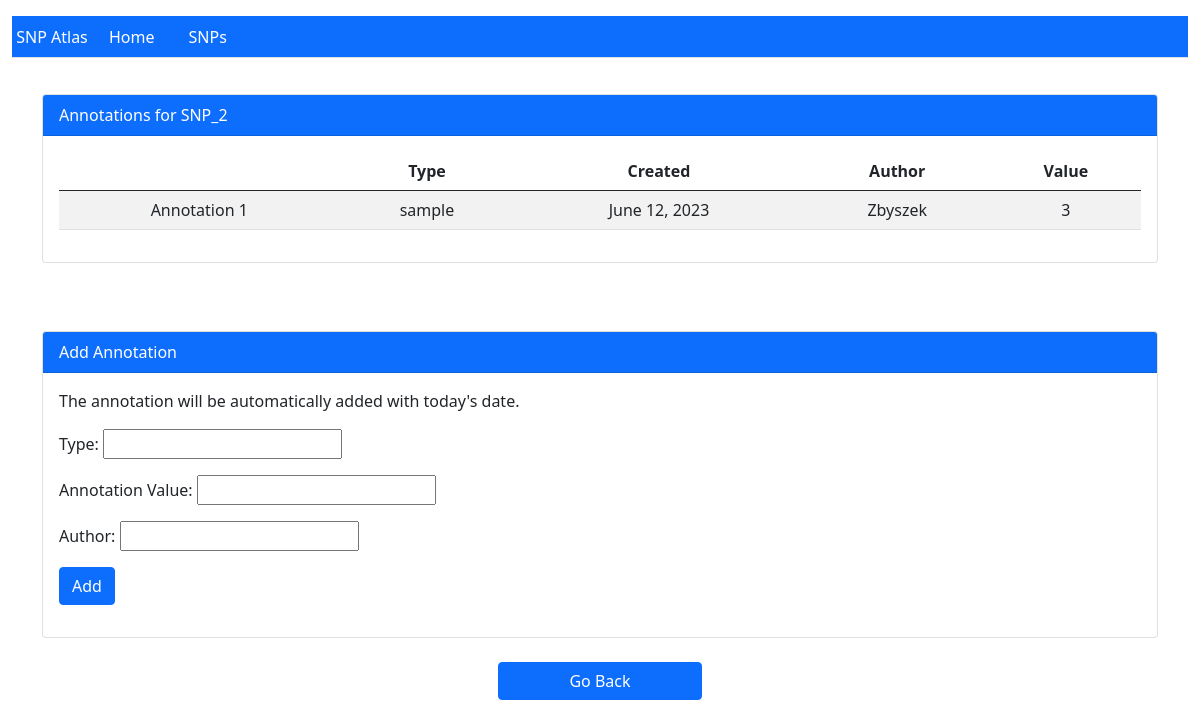
Page /snp/annotation/2 on the committed database.
### snp/models.py (models this page shows)
class Annotation(models.Model):
    sort = models.CharField(max_length=50)
    value = models.CharField(max_length=200)
    author = models.CharField(max_length=200, null=True, blank=True, default='')
    an_date = models.DateField(null=True, blank=True)
    snp = models.ForeignKey(SNP, on_delete=models.CASCADE, default='')
    class Meta:
        unique_together = [["sort", "snp"]]

### snp/views.py (the view)
# urls.py: path("annotation/<int:id>", views.annotation_details, name="annotation_details")
def annotation_details(request, id):
    snp = SNP.objects.get(id=id)
    if request.method == 'POST':
        form = AnnotationForm(request.POST)
        if form.is_valid():
            annotation = form.save(commit=False)
            annotation.snp = snp
            annotation.an_date = date.today()
            annotation.save()
            return redirect('annotation_details', id=id)
    else:
        form = AnnotationForm(initial={'snp': snp})
    template = loader.get_template("snp/annotation_details.html")
    context = {
        'snp_id': id,
        'snp': snp,
        'annotations': Annotation.objects.filter(snp=snp),
        'form': form
    }
    return HttpResponse(template.render(context, request))

### snp/forms.py
class AnnotationForm(forms.ModelForm):
    class Meta:
        model = Annotation
        fields = ['sort', 'value', 'author']
        labels = {
            'sort': 'Type',
            'value': 'Annotation Value',
            'author': 'Author',
            'an_date': 'Annotation Date',
            'snp': 'Associated SNP'
        }
        widgets = {
            'an_date': forms.HiddenInput(),
            'snp': forms.HiddenInput()
        }

### snp/templates/snp/annotation_details.html (shortened to what this page needs)
{% extends "snp/base.html" %}
{% block content %}
{% load static %}
<div class="container">
<div class="row align-items-center justify-content-center">
  <div class="col-lg-12 mb-4">
      <div class="col-lg-12 mb-4">
         <div class="card">
<div class="card-header navbar-light bg-primary text-white">Annotations for SNP_{{snp_id}}</div>
    <div class="card-body">
        <table class="table table-striped table-hover text-center">
            <thead>
            <tr>
                <th scope="col"></th>
                <th scope="col">Type</th>
                <th scope="col">Created</th>
                <th scope="col">Author</th>
                <th scope="col">Value</th>
            </tr>
            </thead>
            <tbody>
                {% for a in annotations %}
                <tr>
                <td>Annotation {{forloop.counter}}</td>
                <td>{{a.sort}}</td>
                <td>{{a.an_date}}</td>
                <td>{{a.author}}</td>
                <td>{{a.value}}</td>
                </tr>
                {% endfor %}
            </tbody>
            </table>
    </div>
</div>
</div>
</div>
</div>
<div class="col-lg-12 mb-4">
    <div class="col-lg-12 mb-4">
       <div class="card">
    <div class="card-header navbar-light bg-primary text-white">Add Annotation</div>
    <div class="card-body">
        <p>The annotation will be automatically added with today's date.</p>
        <form method="POST" action="{% url 'annotation_details' snp_id %}">
            {{ form.as_p }}
            <button type="submit" class="btn btn-primary">Add</button>
        </form>
    </div>
</div>
</div>
</div>
</div>
<div class="row align-items-center justify-content-center">
    <a class="btn btn-primary btn col-2" href="{% url 'index' %}?page=1">Go Back</a>
</div>
{% endblock %}

### snp/templates/snp/base.html (style rules this page uses)
.card { margin-top: 20px; }

### rows in the picture
Annotation: sort "sample", an_date "June 12, 2023", author "Zbyszek", value "3"

### other values in the picture
{{ snp_id }} "2"
